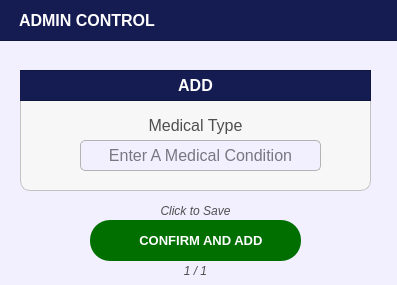
<?xml version="1.0" encoding="UTF-8"?>
<ui version="4.0">
 <class>PopUp_citizenprofileFilterOptions</class>
 <widget class="QDialog" name="PopUp_citizenprofileFilterOptions">
  <property name="geometry">
   <rect>
    <x>0</x>
    <y>0</y>
    <width>397</width>
    <height>285</height>
   </rect>
  </property>
  <property name="sizePolicy">
   <sizepolicy hsizetype="Fixed" vsizetype="Fixed">
    <horstretch>0</horstretch>
    <verstretch>0</verstretch>
   </sizepolicy>
  </property>
  <property name="palette">
   <palette>
    <active>
     <colorrole role="WindowText">
      <brush brushstyle="SolidPattern">
       <color alpha="255">
        <red>255</red>
        <green>255</green>
        <blue>255</blue>
       </color>
      </brush>
     </colorrole>
     <colorrole role="Button">
      <brush brushstyle="SolidPattern">
       <color alpha="255">
        <red>242</red>
        <green>239</green>
        <blue>255</blue>
       </color>
      </brush>
     </colorrole>
     <colorrole role="Light">
      <brush brushstyle="SolidPattern">
       <color alpha="255">
        <red>88</red>
        <green>86</green>
        <blue>150</blue>
       </color>
      </brush>
     </colorrole>
     <colorrole role="Midlight">
      <brush brushstyle="SolidPattern">
       <color alpha="255">
        <red>73</red>
        <green>71</green>
        <blue>125</blue>
       </color>
      </brush>
     </colorrole>
     <colorrole role="Dark">
      <brush brushstyle="SolidPattern">
       <color alpha="255">
        <red>29</red>
        <green>29</green>
        <blue>50</blue>
       </color>
      </brush>
     </colorrole>
     <colorrole role="Mid">
      <brush brushstyle="SolidPattern">
       <color alpha="255">
        <red>39</red>
        <green>38</green>
        <blue>67</blue>
       </color>
      </brush>
     </colorrole>
     <colorrole role="Text">
      <brush brushstyle="SolidPattern">
       <color alpha="255">
        <red>255</red>
        <green>255</green>
        <blue>255</blue>
       </color>
      </brush>
     </colorrole>
     <colorrole role="BrightText">
      <brush brushstyle="SolidPattern">
       <color alpha="255">
        <red>255</red>
        <green>255</green>
        <blue>255</blue>
       </color>
      </brush>
     </colorrole>
     <colorrole role="ButtonText">
      <brush brushstyle="SolidPattern">
       <color alpha="255">
        <red>255</red>
        <green>255</green>
        <blue>255</blue>
       </color>
      </brush>
     </colorrole>
     <colorrole role="Base">
      <brush brushstyle="SolidPattern">
       <color alpha="255">
        <red>242</red>
        <green>239</green>
        <blue>255</blue>
       </color>
      </brush>
     </colorrole>
     <colorrole role="Window">
      <brush brushstyle="SolidPattern">
       <color alpha="255">
        <red>242</red>
        <green>239</green>
        <blue>255</blue>
       </color>
      </brush>
     </colorrole>
     <colorrole role="Shadow">
      <brush brushstyle="SolidPattern">
       <color alpha="255">
        <red>16</red>
        <green>36</green>
        <blue>7</blue>
       </color>
      </brush>
     </colorrole>
     <colorrole role="AlternateBase">
      <brush brushstyle="SolidPattern">
       <color alpha="255">
        <red>29</red>
        <green>28</green>
        <blue>50</blue>
       </color>
      </brush>
     </colorrole>
     <colorrole role="ToolTipBase">
      <brush brushstyle="SolidPattern">
       <color alpha="255">
        <red>255</red>
        <green>255</green>
        <blue>220</blue>
       </color>
      </brush>
     </colorrole>
     <colorrole role="ToolTipText">
      <brush brushstyle="SolidPattern">
       <color alpha="255">
        <red>52</red>
        <green>138</green>
        <blue>46</blue>
       </color>
      </brush>
     </colorrole>
     <colorrole role="PlaceholderText">
      <brush brushstyle="SolidPattern">
       <color alpha="127">
        <red>255</red>
        <green>255</green>
        <blue>255</blue>
       </color>
      </brush>
     </colorrole>
     <colorrole role="Accent">
      <brush brushstyle="SolidPattern">
       <color alpha="255">
        <red>0</red>
        <green>255</green>
        <blue>0</blue>
       </color>
      </brush>
     </colorrole>
    </active>
    <inactive>
     <colorrole role="WindowText">
      <brush brushstyle="SolidPattern">
       <color alpha="255">
        <red>255</red>
        <green>255</green>
        <blue>255</blue>
       </color>
      </brush>
     </colorrole>
     <colorrole role="Button">
      <brush brushstyle="SolidPattern">
       <color alpha="255">
        <red>242</red>
        <green>239</green>
        <blue>255</blue>
       </color>
      </brush>
     </colorrole>
     <colorrole role="Light">
      <brush brushstyle="SolidPattern">
       <color alpha="255">
        <red>88</red>
        <green>86</green>
        <blue>150</blue>
       </color>
      </brush>
     </colorrole>
     <colorrole role="Midlight">
      <brush brushstyle="SolidPattern">
       <color alpha="255">
        <red>73</red>
        <green>71</green>
        <blue>125</blue>
       </color>
      </brush>
     </colorrole>
     <colorrole role="Dark">
      <brush brushstyle="SolidPattern">
       <color alpha="255">
        <red>29</red>
        <green>29</green>
        <blue>50</blue>
       </color>
      </brush>
     </colorrole>
     <colorrole role="Mid">
      <brush brushstyle="SolidPattern">
       <color alpha="255">
        <red>39</red>
        <green>38</green>
        <blue>67</blue>
       </color>
      </brush>
     </colorrole>
     <colorrole role="Text">
      <brush brushstyle="SolidPattern">
       <color alpha="255">
        <red>255</red>
        <green>255</green>
        <blue>255</blue>
       </color>
      </brush>
     </colorrole>
     <colorrole role="BrightText">
      <brush brushstyle="SolidPattern">
       <color alpha="255">
        <red>255</red>
        <green>255</green>
        <blue>255</blue>
       </color>
      </brush>
     </colorrole>
     <colorrole role="ButtonText">
      <brush brushstyle="SolidPattern">
       <color alpha="255">
        <red>255</red>
        <green>255</green>
        <blue>255</blue>
       </color>
      </brush>
     </colorrole>
     <colorrole role="Base">
      <brush brushstyle="SolidPattern">
       <color alpha="255">
        <red>242</red>
        <green>239</green>
        <blue>255</blue>
       </color>
      </brush>
     </colorrole>
     <colorrole role="Window">
      <brush brushstyle="SolidPattern">
       <color alpha="255">
        <red>242</red>
        <green>239</green>
        <blue>255</blue>
       </color>
      </brush>
     </colorrole>
     <colorrole role="Shadow">
      <brush brushstyle="SolidPattern">
       <color alpha="255">
        <red>16</red>
        <green>36</green>
        <blue>7</blue>
       </color>
      </brush>
     </colorrole>
     <colorrole role="AlternateBase">
      <brush brushstyle="SolidPattern">
       <color alpha="255">
        <red>29</red>
        <green>28</green>
        <blue>50</blue>
       </color>
      </brush>
     </colorrole>
     <colorrole role="ToolTipBase">
      <brush brushstyle="SolidPattern">
       <color alpha="255">
        <red>255</red>
        <green>255</green>
        <blue>220</blue>
       </color>
      </brush>
     </colorrole>
     <colorrole role="ToolTipText">
      <brush brushstyle="SolidPattern">
       <color alpha="255">
        <red>52</red>
        <green>138</green>
        <blue>46</blue>
       </color>
      </brush>
     </colorrole>
     <colorrole role="PlaceholderText">
      <brush brushstyle="SolidPattern">
       <color alpha="127">
        <red>255</red>
        <green>255</green>
        <blue>255</blue>
       </color>
      </brush>
     </colorrole>
     <colorrole role="Accent">
      <brush brushstyle="SolidPattern">
       <color alpha="255">
        <red>0</red>
        <green>255</green>
        <blue>0</blue>
       </color>
      </brush>
     </colorrole>
    </inactive>
    <disabled>
     <colorrole role="WindowText">
      <brush brushstyle="SolidPattern">
       <color alpha="255">
        <red>29</red>
        <green>29</green>
        <blue>50</blue>
       </color>
      </brush>
     </colorrole>
     <colorrole role="Button">
      <brush brushstyle="SolidPattern">
       <color alpha="255">
        <red>242</red>
        <green>239</green>
        <blue>255</blue>
       </color>
      </brush>
     </colorrole>
     <colorrole role="Light">
      <brush brushstyle="SolidPattern">
       <color alpha="255">
        <red>88</red>
        <green>86</green>
        <blue>150</blue>
       </color>
      </brush>
     </colorrole>
     <colorrole role="Midlight">
      <brush brushstyle="SolidPattern">
       <color alpha="255">
        <red>73</red>
        <green>71</green>
        <blue>125</blue>
       </color>
      </brush>
     </colorrole>
     <colorrole role="Dark">
      <brush brushstyle="SolidPattern">
       <color alpha="255">
        <red>29</red>
        <green>29</green>
        <blue>50</blue>
       </color>
      </brush>
     </colorrole>
     <colorrole role="Mid">
      <brush brushstyle="SolidPattern">
       <color alpha="255">
        <red>39</red>
        <green>38</green>
        <blue>67</blue>
       </color>
      </brush>
     </colorrole>
     <colorrole role="Text">
      <brush brushstyle="SolidPattern">
       <color alpha="255">
        <red>29</red>
        <green>29</green>
        <blue>50</blue>
       </color>
      </brush>
     </colorrole>
     <colorrole role="BrightText">
      <brush brushstyle="SolidPattern">
       <color alpha="255">
        <red>255</red>
        <green>255</green>
        <blue>255</blue>
       </color>
      </brush>
     </colorrole>
     <colorrole role="ButtonText">
      <brush brushstyle="SolidPattern">
       <color alpha="255">
        <red>29</red>
        <green>29</green>
        <blue>50</blue>
       </color>
      </brush>
     </colorrole>
     <colorrole role="Base">
      <brush brushstyle="SolidPattern">
       <color alpha="255">
        <red>242</red>
        <green>239</green>
        <blue>255</blue>
       </color>
      </brush>
     </colorrole>
     <colorrole role="Window">
      <brush brushstyle="SolidPattern">
       <color alpha="255">
        <red>242</red>
        <green>239</green>
        <blue>255</blue>
       </color>
      </brush>
     </colorrole>
     <colorrole role="Shadow">
      <brush brushstyle="SolidPattern">
       <color alpha="255">
        <red>16</red>
        <green>36</green>
        <blue>7</blue>
       </color>
      </brush>
     </colorrole>
     <colorrole role="AlternateBase">
      <brush brushstyle="SolidPattern">
       <color alpha="255">
        <red>59</red>
        <green>57</green>
        <blue>100</blue>
       </color>
      </brush>
     </colorrole>
     <colorrole role="ToolTipBase">
      <brush brushstyle="SolidPattern">
       <color alpha="255">
        <red>255</red>
        <green>255</green>
        <blue>220</blue>
       </color>
      </brush>
     </colorrole>
     <colorrole role="ToolTipText">
      <brush brushstyle="SolidPattern">
       <color alpha="255">
        <red>52</red>
        <green>138</green>
        <blue>46</blue>
       </color>
      </brush>
     </colorrole>
     <colorrole role="PlaceholderText">
      <brush brushstyle="SolidPattern">
       <color alpha="127">
        <red>29</red>
        <green>29</green>
        <blue>50</blue>
       </color>
      </brush>
     </colorrole>
     <colorrole role="Accent">
      <brush brushstyle="SolidPattern">
       <color alpha="255">
        <red>0</red>
        <green>255</green>
        <blue>0</blue>
       </color>
      </brush>
     </colorrole>
    </disabled>
   </palette>
  </property>
  <property name="cursor">
   <cursorShape>PointingHandCursor</cursorShape>
  </property>
  <property name="windowTitle">
   <string>Dialog</string>
  </property>
  <property name="styleSheet">
   <string notr="true">#PopUp_citizenprofileFilterOptions{
	background-color: #f2efff;
}</string>
  </property>
  <widget class="QFrame" name="basePopUpTitleFrame">
   <property name="geometry">
    <rect>
     <x>-1</x>
     <y>-10</y>
     <width>401</width>
     <height>51</height>
    </rect>
   </property>
   <property name="styleSheet">
    <string notr="true">#basePopUpTitleFrame {
	background-color: #141c52;
}</string>
   </property>
   <property name="frameShape">
    <enum>QFrame::Shape::StyledPanel</enum>
   </property>
   <property name="frameShadow">
    <enum>QFrame::Shadow::Raised</enum>
   </property>
   <widget class="QLabel" name="label_titleFilterOptions">
    <property name="geometry">
     <rect>
      <x>20</x>
      <y>10</y>
      <width>311</width>
      <height>41</height>
     </rect>
    </property>
    <property name="font">
     <font>
      <family>Arial</family>
      <pointsize>12</pointsize>
      <bold>true</bold>
     </font>
    </property>
    <property name="styleSheet">
     <string notr="true">#label_titleFilterOptions {
	background-color: transparent;
	color: #FFFFFF;
}
</string>
    </property>
    <property name="text">
     <string>ADMIN CONTROL</string>
    </property>
    <property name="alignment">
     <set>Qt::AlignmentFlag::AlignLeading|Qt::AlignmentFlag::AlignLeft|Qt::AlignmentFlag::AlignVCenter</set>
    </property>
   </widget>
  </widget>
  <widget class="QFrame" name="basePopUpBodyFrame_2">
   <property name="geometry">
    <rect>
     <x>20</x>
     <y>70</y>
     <width>351</width>
     <height>121</height>
    </rect>
   </property>
   <property name="styleSheet">
    <string notr="true">#basePopUpBodyFrame_2 {
	background-color: rgb(247, 247, 247);
	border: 1px solid rgb(194, 194, 194);
	border-radius: 10px;
}</string>
   </property>
   <property name="frameShape">
    <enum>QFrame::Shape::StyledPanel</enum>
   </property>
   <property name="frameShadow">
    <enum>QFrame::Shadow::Raised</enum>
   </property>
   <widget class="QFrame" name="basePopUpTitleFrame_2">
    <property name="geometry">
     <rect>
      <x>-10</x>
      <y>0</y>
      <width>361</width>
      <height>31</height>
     </rect>
    </property>
    <property name="styleSheet">
     <string notr="true">#basePopUpTitleFrame_2 {
	background-color: #141c52;
}</string>
    </property>
    <property name="frameShape">
     <enum>QFrame::Shape::StyledPanel</enum>
    </property>
    <property name="frameShadow">
     <enum>QFrame::Shadow::Raised</enum>
    </property>
    <widget class="QLabel" name="label_title">
     <property name="geometry">
      <rect>
       <x>40</x>
       <y>0</y>
       <width>291</width>
       <height>31</height>
      </rect>
     </property>
     <property name="font">
      <font>
       <family>Arial</family>
       <pointsize>12</pointsize>
       <bold>true</bold>
      </font>
     </property>
     <property name="styleSheet">
      <string notr="true">#label_title{
	background-color:transparent;
	color: rgb(255, 255, 255);
}</string>
     </property>
     <property name="text">
      <string>ADD</string>
     </property>
     <property name="alignment">
      <set>Qt::AlignmentFlag::AlignCenter</set>
     </property>
    </widget>
   </widget>
   <widget class="QLineEdit" name="AdmnCon_Input_Sitio">
    <property name="geometry">
     <rect>
      <x>60</x>
      <y>70</y>
      <width>241</width>
      <height>31</height>
     </rect>
    </property>
    <property name="font">
     <font>
      <family>Arial</family>
      <pointsize>12</pointsize>
     </font>
    </property>
    <property name="styleSheet">
     <string notr="true">#AdmnCon_Input_Sitio{
	border: 1px solid #b3b3b3;  /* Black border */
    border-radius: 5px;        /* Rounded corners */
    padding: 5px;               /* Inner spacing */
    background-color: #f2efff;  /* Gray background */
    color: #000000; 
}

</string>
    </property>
    <property name="text">
     <string/>
    </property>
    <property name="maxLength">
     <number>35</number>
    </property>
    <property name="alignment">
     <set>Qt::AlignmentFlag::AlignCenter</set>
    </property>
    <property name="placeholderText">
     <string>Enter A Medical Condition</string>
    </property>
   </widget>
   <widget class="QLabel" name="register_citizen_labelHomeNumber">
    <property name="geometry">
     <rect>
      <x>0</x>
      <y>40</y>
      <width>351</width>
      <height>31</height>
     </rect>
    </property>
    <property name="font">
     <font>
      <family>Arial</family>
      <pointsize>12</pointsize>
     </font>
    </property>
    <property name="styleSheet">
     <string notr="true">#register_citizen_labelHomeNumber{
	background-color:transparent;
	color:#4f4f4f;
}</string>
    </property>
    <property name="text">
     <string>Medical Type</string>
    </property>
    <property name="alignment">
     <set>Qt::AlignmentFlag::AlignCenter</set>
    </property>
   </widget>
  </widget>
  <widget class="QPushButton" name="register_buttonConfirmAccount_SaveForm">
   <property name="geometry">
    <rect>
     <x>90</x>
     <y>220</y>
     <width>211</width>
     <height>41</height>
    </rect>
   </property>
   <property name="font">
    <font>
     <family>Arial</family>
     <pointsize>10</pointsize>
     <bold>true</bold>
    </font>
   </property>
   <property name="cursor">
    <cursorShape>PointingHandCursor</cursorShape>
   </property>
   <property name="styleSheet">
    <string notr="true">#register_buttonConfirmAccount_SaveForm {
    background-color: #006f00;
    color: white;
    border-radius: 20px;
    padding: 10px; /* Optional: Adjusts spacing inside the button */
}
#register_buttonConfirmAccount_SaveForm:hover {
    background-color: #00a600; /* Slightly lighter blue when hovered */
}
#register_buttonConfirmAccount_SaveForm:pressed {
    background-color: #005d00; /* Darker blue when clicked */
}</string>
   </property>
   <property name="text">
    <string>   CONFIRM AND ADD</string>
   </property>
   <property name="icon">
    <iconset>
     <normaloff>../../../Assets/FuncIcons/icon_confirm.svg</normaloff>../../../Assets/FuncIcons/icon_confirm.svg</iconset>
   </property>
   <property name="iconSize">
    <size>
     <width>30</width>
     <height>30</height>
    </size>
   </property>
  </widget>
  <widget class="QLabel" name="progress">
   <property name="geometry">
    <rect>
     <x>150</x>
     <y>260</y>
     <width>91</width>
     <height>21</height>
    </rect>
   </property>
   <property name="font">
    <font>
     <family>Arial</family>
     <pointsize>9</pointsize>
     <italic>true</italic>
     <bold>false</bold>
    </font>
   </property>
   <property name="styleSheet">
    <string notr="true">#progress {
	background-color: transparent;
	color: #4f4f4f;
}
</string>
   </property>
   <property name="text">
    <string>1 / 1</string>
   </property>
   <property name="alignment">
    <set>Qt::AlignmentFlag::AlignCenter</set>
   </property>
  </widget>
  <widget class="QLabel" name="notenote">
   <property name="geometry">
    <rect>
     <x>90</x>
     <y>200</y>
     <width>211</width>
     <height>21</height>
    </rect>
   </property>
   <property name="font">
    <font>
     <family>Arial</family>
     <pointsize>9</pointsize>
     <italic>true</italic>
     <bold>false</bold>
    </font>
   </property>
   <property name="styleSheet">
    <string notr="true">#notenote {
	background-color: transparent;
	color: #4f4f4f;
}
</string>
   </property>
   <property name="text">
    <string>Click to Save</string>
   </property>
   <property name="alignment">
    <set>Qt::AlignmentFlag::AlignCenter</set>
   </property>
  </widget>
 </widget>
 <resources/>
 <connections/>
</ui>
